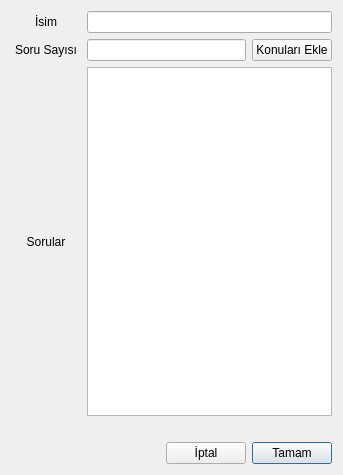
<?xml version="1.0" encoding="UTF-8"?>
<ui version="4.0">
 <class>ekleSinav</class>
 <widget class="QDialog" name="ekleSinav">
  <property name="geometry">
   <rect>
    <x>0</x>
    <y>0</y>
    <width>343</width>
    <height>475</height>
   </rect>
  </property>
  <property name="windowTitle">
   <string>Dialog</string>
  </property>
  <layout class="QGridLayout" name="gridLayout">
   <item row="0" column="0" colspan="3">
    <layout class="QGridLayout" name="gridLayout_6">
     <item row="0" column="0">
      <widget class="QLabel" name="label_7">
       <property name="minimumSize">
        <size>
         <width>70</width>
         <height>0</height>
        </size>
       </property>
       <property name="maximumSize">
        <size>
         <width>70</width>
         <height>16777215</height>
        </size>
       </property>
       <property name="text">
        <string>İsim</string>
       </property>
       <property name="alignment">
        <set>Qt::AlignCenter</set>
       </property>
      </widget>
     </item>
     <item row="0" column="1" colspan="2">
      <widget class="QLineEdit" name="txtSinavIsim"/>
     </item>
     <item row="1" column="0">
      <widget class="QLabel" name="label_8">
       <property name="minimumSize">
        <size>
         <width>70</width>
         <height>0</height>
        </size>
       </property>
       <property name="maximumSize">
        <size>
         <width>70</width>
         <height>16777215</height>
        </size>
       </property>
       <property name="text">
        <string>Soru Sayısı</string>
       </property>
       <property name="alignment">
        <set>Qt::AlignCenter</set>
       </property>
      </widget>
     </item>
     <item row="1" column="1">
      <widget class="QLineEdit" name="txtSinavSoruSayisi"/>
     </item>
     <item row="2" column="0">
      <widget class="QLabel" name="label_9">
       <property name="minimumSize">
        <size>
         <width>70</width>
         <height>0</height>
        </size>
       </property>
       <property name="maximumSize">
        <size>
         <width>70</width>
         <height>16777215</height>
        </size>
       </property>
       <property name="text">
        <string>Sorular</string>
       </property>
       <property name="alignment">
        <set>Qt::AlignCenter</set>
       </property>
      </widget>
     </item>
     <item row="2" column="1" colspan="2">
      <widget class="QTableWidget" name="tableKonular"/>
     </item>
     <item row="1" column="2">
      <widget class="QPushButton" name="btnDoldur">
       <property name="maximumSize">
        <size>
         <width>110</width>
         <height>16777215</height>
        </size>
       </property>
       <property name="font">
        <font>
         <weight>50</weight>
         <bold>false</bold>
        </font>
       </property>
       <property name="text">
        <string>Konuları Ekle</string>
       </property>
       <property name="autoDefault">
        <bool>false</bool>
       </property>
      </widget>
     </item>
    </layout>
   </item>
   <item row="2" column="0">
    <spacer name="horizontalSpacer_3">
     <property name="orientation">
      <enum>Qt::Horizontal</enum>
     </property>
     <property name="sizeHint" stdset="0">
      <size>
       <width>40</width>
       <height>20</height>
      </size>
     </property>
    </spacer>
   </item>
   <item row="2" column="1">
    <widget class="QPushButton" name="btnIptal">
     <property name="text">
      <string>İptal</string>
     </property>
    </widget>
   </item>
   <item row="2" column="2">
    <widget class="QPushButton" name="btnTamam">
     <property name="enabled">
      <bool>true</bool>
     </property>
     <property name="text">
      <string>Tamam</string>
     </property>
     <property name="default">
      <bool>true</bool>
     </property>
    </widget>
   </item>
   <item row="1" column="0" colspan="3">
    <widget class="QLabel" name="label">
     <property name="text">
      <string/>
     </property>
    </widget>
   </item>
  </layout>
 </widget>
 <tabstops>
  <tabstop>txtSinavIsim</tabstop>
  <tabstop>txtSinavSoruSayisi</tabstop>
  <tabstop>btnDoldur</tabstop>
  <tabstop>tableKonular</tabstop>
  <tabstop>btnIptal</tabstop>
  <tabstop>btnTamam</tabstop>
 </tabstops>
 <resources/>
 <connections/>
</ui>
